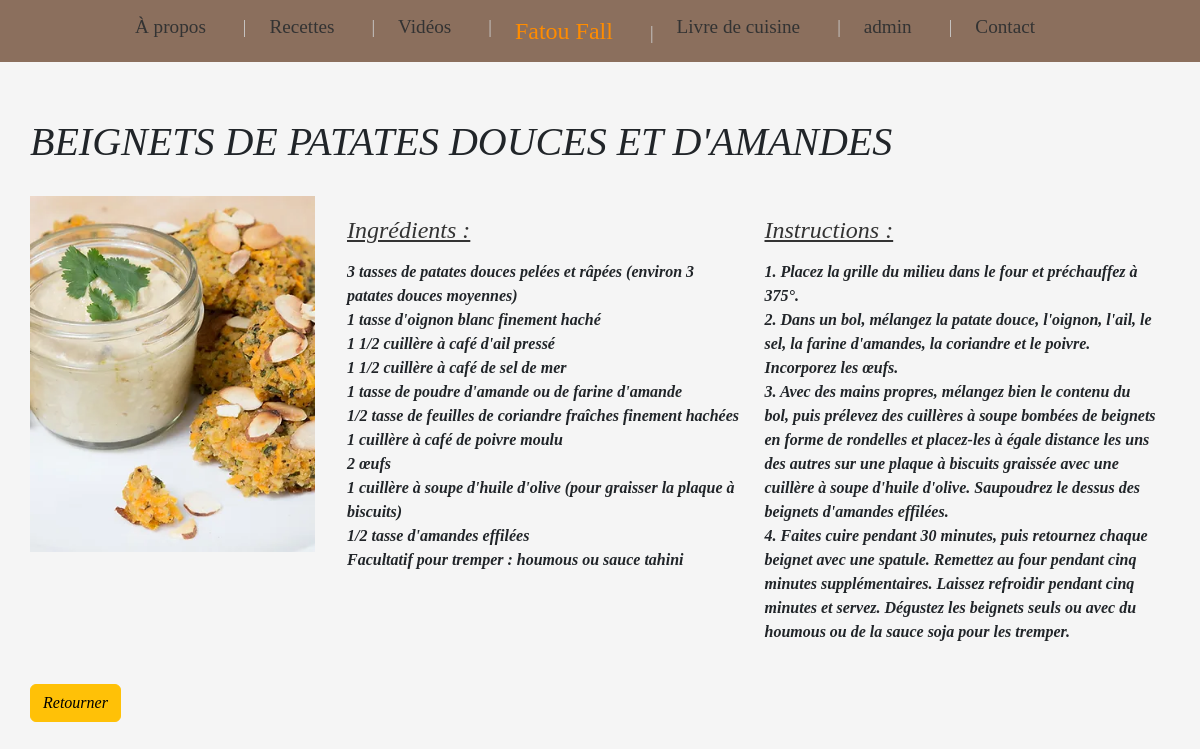
/articles/8/, run on the app's committed database.
### articles/models.py (models this page shows, shortened)
class Article(models.Model):
    titre = models.CharField(max_length=150)
    resume = models.CharField(max_length=2000)
    contenu = models.TextField(blank=True)
    auteur = models.ForeignKey(User, on_delete=models.SET_NULL, null=True, blank=True)  # Changez ici
    date_pub = models.DateTimeField(auto_now_add=True)
    image = models.ImageField(upload_to='media/images/', blank=True, null=True) # Nouveau champ image

### articles/views.py (the view)
# urls.py: path('articles/<int:id>/', article_detail_view, name='article-detail'),  # URL pour les détails de l'article
def article_detail_view(request, id):
    article = get_object_or_404(Article, id=id)  # Récupère l'article par ID
    return render(request, 'article_detail.html', {'article': article})  # Passe l'article au template

### templates/article_detail.html (shortened to what this page needs)
<!DOCTYPE html>
<html lang="en">
<head>
    <link href="https://cdn.jsdelivr.net/npm/bootstrap@5.3.3/dist/css/bootstrap.min.css" rel="stylesheet">
    {% load static %}
    <link href="{% static 'css/styles.css' %}" rel="stylesheet">
</head>
<body style="background-color: whitesmoke; padding-top: 10px;">
    <nav class="navbar navbar-expand-lg fixed-top" style="background-color: #8b6f5d;">
        <div class="container-fluid">
            <div class="collapse navbar-collapse justify-content-center" id="navbarNav">
                <ul class="navbar-nav">
                    <li class="nav-item">
                        <a class="nav-link" href="/Apropos">À propos</a>
                    </li>
                    <li class="nav-item">
                        <a class="nav-link" href="/recettes">Recettes</a>
                    </li>
                    <li class="nav-item">
                        <a class="nav-link" href="/videos">Vidéos</a>
                    </li>
                    <li class="nav-item">
                        <a class="nav-link center-link" href="/">Fatou Fall</a>
                    </li>
                    <li class="nav-item">
                        <a class="nav-link" href="/livreDeCuisine">Livre de cuisine</a>
                    </li>
                    <li class="nav-item">
                        <a class="nav-link" href="/useradmin">admin</a>
                    </li>
                    <li class="nav-item">
                        <a class="nav-link" href="/contact">Contact</a>
                    </li>
                </ul>
            </div>
        </div>
    </nav>
    <div class="container mt-5 recipe-section">
        <h1>{{ article.titre }}</h1>
        <img src="{{ article.image.url }}" alt="{{ article.titre }}" class="recipe-image">
        <div class="row">
            <div class="col-md-6 ingredients">
                <h2 style="text-decoration: underline; font-family: area;">Ingrédients :</h2>
                <p  style="font-family: area; white-space: pre-line;">{{ article.resume }}</p>
            </div>
            <div class="col-md-6 instructions">
                <h2 style="text-decoration: underline; font-family: area;" >Instructions :</h2>
                <p style="font-family: area; white-space: pre-line;">{{ article.contenu }}</p>
            </div>
        </div>
        <a href="{% url 'article-list' %}" class="btn btn-warning mt-4">Retourner</a>
    </div>
</body>
</html>

### static/css/styles.css (style rules this page uses)
.navbar { background-color: whitesmoke; margin-bottom: 0; }
.navbar-nav .nav-item { margin-left: auto ; margin-right: 15px; }
.navbar-nav .nav-link { display: inline-flex; align-items: center; justify-content: center; background-color: transparent; border-radius: 50%; color: black; font-size: 1rem; padding: 5px; margin-right: 10px; transition: background-color 0.3s ease; }
.navbar-nav .nav-item:not(:last-child)::after { content: "|"; margin-left: 10px; color: #ccc; font-size: 18px; }
.navbar-nav .nav-item .nav-link { margin-right: 15px; }
body { background-color: #8B6F5D; }
.navbar-nav .nav-link { font-family: 'Pacifico', cursive; font-size: 1.2rem; color: #333; }
.navbar-nav .center-link { font-size: 1.5rem; color: #ff8c00; }
body { background-color: #8b6f5d; }
.navbar-nav .nav-link { font-family: "Pacifico", cursive; font-size: 1.2rem; color: #333; }

### templates/article_detail.html (style rules this page uses)
body { background-color: whitesmoke; font-family: 'Pacifico', cursive; }
.navbar-nav .nav-link { font-size: 1.2rem; color: #333; }
.navbar-nav .center-link { font-size: 1.5rem; color: #ff8c00; }
.recipe-section { padding: 60px 0; text-align: left; background-color: whitesmoke; font-style: italic; font-weight: bold; }
.recipe-section h1 { margin-bottom: 30px; }
.ingredients, .instructions { text-align: left; margin-top: 20px; }
.ingredients h2, .instructions h2 { font-size: 1.5rem; color: #333; margin-bottom: 15px; }
.recipe-image { width: 25%; height: auto; object-fit: cover; margin-bottom: 20px; float: left; margin-right: 20px; }

### data on the page
Article: titre "BEIGNETS DE PATATES DOUCES ET D'AMANDES", image (picture), resume "3 tasses de patates douces pelées et râpées (environ 3 patates douces moyennes) 1 tasse d'oignon blanc finement haché 1 1/2 cuillère à café d'ail pressé 1 1/2 cuillère à café de sel de mer 1 tasse de poudre d'amande ou de farine d'amande 1/2 tasse de feuilles de coriandre fraîches finement hachées 1 cuillère à café de poivre moulu 2 œufs 1 cuillère à soupe d'huile d'olive (pour graisser la plaque à biscuits) 1/2 tasse d'amandes effilées Facultatif pour tremper : houmous ou sauce tahini", contenu "1. Placez la grille du milieu dans le four et préchauffez à 375°. 2. Dans un bol, mélangez la patate douce, l'oignon, l'ail, le sel, la farine d'amandes, la coriandre et le poivre. Incorporez les œufs. 3. Avec des mains propres, mélangez bien le contenu du bol, puis prélevez des cuillères à soupe bombées de beignets en forme de rondelles et placez-les à égale distance les uns des autres sur une plaque à biscuits graissée avec une cuillère à soupe d'huile d'olive. Saupoudrez le dessus des beignets d'amandes effilées. 4. Faites cuire pendant 30 minutes, puis retournez chaque beignet avec une spatule. Remettez au four pendant cinq minutes supplémentaires. Laissez refroidir pendant cinq minutes…"
